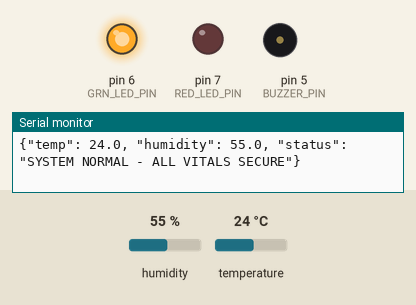
This sketch was run on a simulated Arduino Uno, built with avr-gcc and run on an emulated ATmega328P. Shown: output pins drawn as LEDs (lit = HIGH), buzzer (waves = sounding), the last lines printed to the serial monitor. The inputs (shaded band) are chosen by the test bench; at power-on: temperature 24 °C, humidity 55 %. Pins used as bus, display or sensor lines are not drawn.

Above: at 1.6 s.
1.7 s: temperature set to 36 °C
4.7 s: temperature set to 39 °C
At 7.8 s:
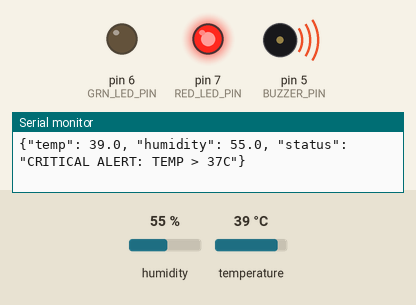
8.1 s: temperature set to 12 °C
At 10.1 s:
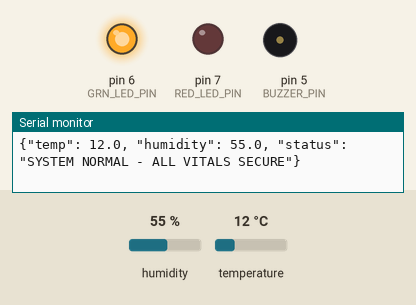
11.2 s: temperature set to 41 °C
At 13.9 s:
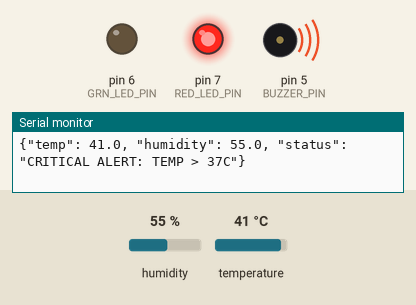
Timing chart, 0 to 15.3 s (numbered marks = the images above; inputs shaded):
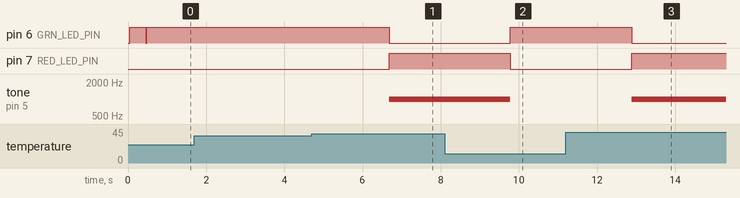

The sketch:

arduinocode.ino
```cpp
#include <SPI.h>
#include <MFRC522.h>
#include <DHT.h>

// Pin Definitions for Arduino Uno / Nano
#define RST_PIN     9     // RFID Reset Pin
#define SS_PIN      10    // RFID SDA / SS Pin
#define DHT_PIN     2     // DHT Sensor Data Pin
#define DHTTYPE     DHT11 // Change to DHT22 if using DHT22

#define RED_LED_PIN 7     // Critical Alert LED (> 37°C)
#define GRN_LED_PIN 6     // Normal Status LED
#define BUZZER_PIN  5     // Buzzer alarm output

// Initialize Hardware Objects
MFRC522 rfid(SS_PIN, RST_PIN);
DHT dht(DHT_PIN, DHTTYPE);

// Thermal Threshold
const float TEMP_THRESHOLD = 37.0; // °C

void setup() {
  // Start Serial Communication at 9600 baud
  Serial.begin(9600);
  while (!Serial);

  // Initialize SPI bus and RFID reader
  SPI.begin();
  rfid.PCD_Init();

  // Initialize DHT temperature/humidity sensor
  dht.begin();

  // Configure indicator pins
  pinMode(RED_LED_PIN, OUTPUT);
  pinMode(GRN_LED_PIN, OUTPUT);
  pinMode(BUZZER_PIN, OUTPUT);

  // Startup indicator blink
  digitalWrite(GRN_LED_PIN, HIGH);
  delay(400);
  digitalWrite(GRN_LED_PIN, LOW);
}

void loop() {
  // 1. Read real sensor data (NO faked values)
  float humidity = dht.readHumidity();
  float temperature = dht.readTemperature(); // Celsius

  // Check if sensor reading failed
  if (isnan(humidity) || isnan(temperature)) {
    // Send JSON error format so the web dashboard doesn't break
    Serial.println("{\"temp\": 0.0, \"humidity\": 0.0, \"status\": \"WARNING: SENSOR ERROR\"}");
    delay(2000);
    return;
  }

  // 2. Evaluate threshold (> 37°C Critical Alert)
  bool isCritical = (temperature > TEMP_THRESHOLD);

  if (isCritical) {
    digitalWrite(RED_LED_PIN, HIGH);
    digitalWrite(GRN_LED_PIN, LOW);
    tone(BUZZER_PIN, 1000); // Sound buzzer alarm
  } else {
    digitalWrite(RED_LED_PIN, LOW);
    digitalWrite(GRN_LED_PIN, HIGH);
    noTone(BUZZER_PIN);     // Stop buzzer
  }

  // 3. Check if an RFID tag is physically scanned
  String rfidStatus = "";
  if (rfid.PICC_IsNewCardPresent() && rfid.PICC_ReadCardSerial()) {
    // Card detected! We can capture its UID if needed
    rfid.PICC_HaltA();
    rfid.PCD_StopCrypto1();
  }

  // 4. Output strictly formatted JSON for your HTML dashboard
  Serial.print("{");
  Serial.print("\"temp\": ");
  Serial.print(temperature, 1);
  Serial.print(", \"humidity\": ");
  Serial.print(humidity, 1);
  Serial.print(", \"status\": \"");

  if (isCritical) {
    Serial.print("CRITICAL ALERT: TEMP > 37C");
  } else {
    Serial.print("SYSTEM NORMAL - ALL VITALS SECURE");
  }

  Serial.println("\"}");

  // Delay between readings (1.5 seconds)
  delay(1500);
}
```

Measured:
- the behaviour switches between 37 and 38 °C on temperature (found by bisection; images 0 and 1)
- after the input at 4.7 s, pin 6 (GRN_LED_PIN): HIGH → LOW after 2.0 s; pin 7 (RED_LED_PIN): LOW → HIGH after 2.0 s; tone on pin 5 (BUZZER_PIN): silent → 1000 Hz after 2.0 s
- after the input at 8.1 s, pin 6 (GRN_LED_PIN): LOW → HIGH after 1.7 s; pin 7 (RED_LED_PIN): HIGH → LOW after 1.7 s; tone on pin 5 (BUZZER_PIN): 1000 Hz → silent after 1.7 s
- after the input at 11.2 s, pin 6 (GRN_LED_PIN): HIGH → LOW after 1.7 s; pin 7 (RED_LED_PIN): LOW → HIGH after 1.7 s; tone on pin 5 (BUZZER_PIN): silent → 1000 Hz after 1.7 s
